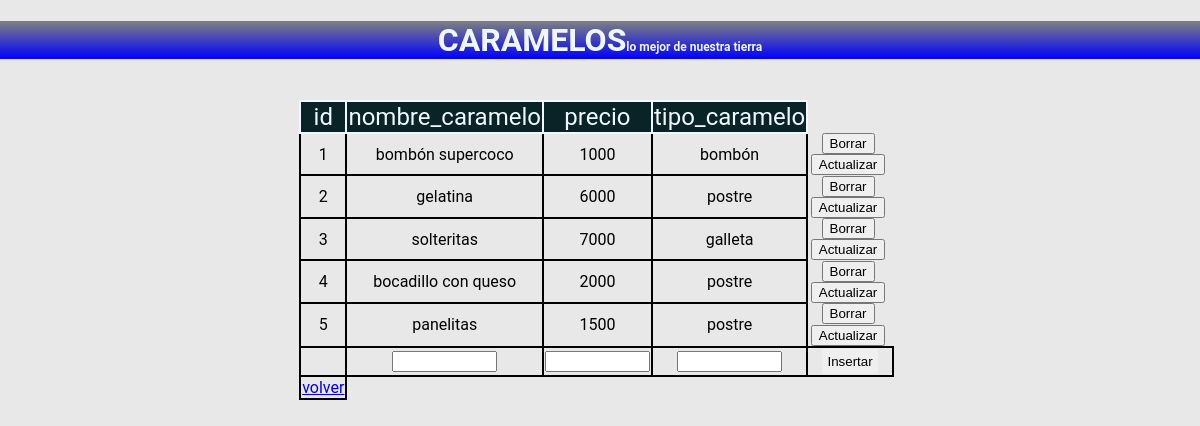
The page /caramelos.php on the database its author committed.
### tables this page shows
CREATE TABLE `caramelos` (
  `id` int(50) NOT NULL,
  `nombre_caramelo` varchar(60) NOT NULL,
  `precio` int(50) NOT NULL,
  `tipo_caramelo` varchar(70) NOT NULL
);

### caramelos.php (the view, shortened to what this page needs)
<!doctype html>
<html>
<head>
<link rel="stylesheet" type="text/css" href="hoja.css">
</head>
<body>
<?php
require("conexion.php");
$conexion=$base->query("SELECT * FROM caramelos");
$registros=$conexion->fetchAll(PDO::FETCH_OBJ);
?>
<h1>CARAMELOS<span class="subtitulo">lo mejor de nuestra tierra</span></h1>
	<form name="form1" method="post" action="<?php  echo $_SERVER['PHP_SELF']?>">
  <table width="50%" border="0" align="center">
    <tr >
      <td class="primera_fila">id</td>
      <td class="primera_fila">nombre_caramelo</td>
      <td class="primera_fila">precio</td>
      <td class="primera_fila">tipo_caramelo</td>
      <td class="sin">&nbsp;</td>
      <td class="sin">&nbsp;</td>
     </tr>
   <?php
	  foreach ($registros as $caramelo):
	  ?>
   	<tr>
				  <td><?php echo $caramelo->id?></td>
			      <td><?php echo $caramelo->nombre_caramelo?></td>
				  <td><?php echo $caramelo->precio?></td>
				  <td><?php echo $caramelo->tipo_caramelo?></td>
		          <td class="bot"><a href="eliminar_caramelo.php?id=<?php echo $caramelo->id?>"><input type='button' name='del' id='del' value='Borrar'></a></td>
					  	<td class='bot'><a href="editar_caramelo.php?id=<?php echo $caramelo->id?>
											& nom=<?php echo $caramelo->nombre_caramelo?>
											& pre=<?php echo $caramelo->precio?>
											& tip=<?php echo $caramelo->tipo_caramelo?>">
					  <input type='button' name='up' id='up' value='Actualizar'></a></td>
    </tr>
	<?php
	    endforeach;
	?>
<tr>
	<td></td>
      <td><input type='text' name='nom' size='10' class='centrado'></td>
      <td><input type='text' name='pre'size='10' class='centrado'></td>
      <td><input type='text' name='tip' size='10' class='centrado'></td>
      <td><input class='bot' type='submit' name='cr' id='cr' value='Insertar'></td>
</tr>
	 <br>
	<td><a href="union.php">volver</a></td>
  </table>
	</form>
<p>&nbsp;</p>
</body>
</html>

### hoja.css (style rules this page uses)
h1 { text-align:center; text-decoration:none; background: linear-gradient(gray,blue); color: aliceblue; }
.subtitulo { font-size:12px; }
body { margin: 0px; padding: 0px; font-family: 'Roboto', sans-serif; text-align: center; background: #e8e8e8; }
table { width: 400px; border-collapse: collapse; border-spacing:0px; }
table td { text-align:center; border:2px solid; }
table .sin { border:0; }
table .bot { padding:5px; display:inline; border:0; }
table .primera_fila { font-size:1.5em; background-color:#092327; color: aliceblue; }
.centrado { text-align:center; }

### rows shown on the page
caramelos: id "1", nombre_caramelo "bombón supercoco", precio "1000", tipo_caramelo "bombón"
caramelos: id "2", nombre_caramelo "gelatina", precio "6000", tipo_caramelo "postre"
caramelos: id "3", nombre_caramelo "solteritas", precio "7000", tipo_caramelo "galleta"
caramelos: id "4", nombre_caramelo "bocadillo con queso", precio "2000", tipo_caramelo "postre"
caramelos: id "5", nombre_caramelo "panelitas", precio "1500", tipo_caramelo "postre"
